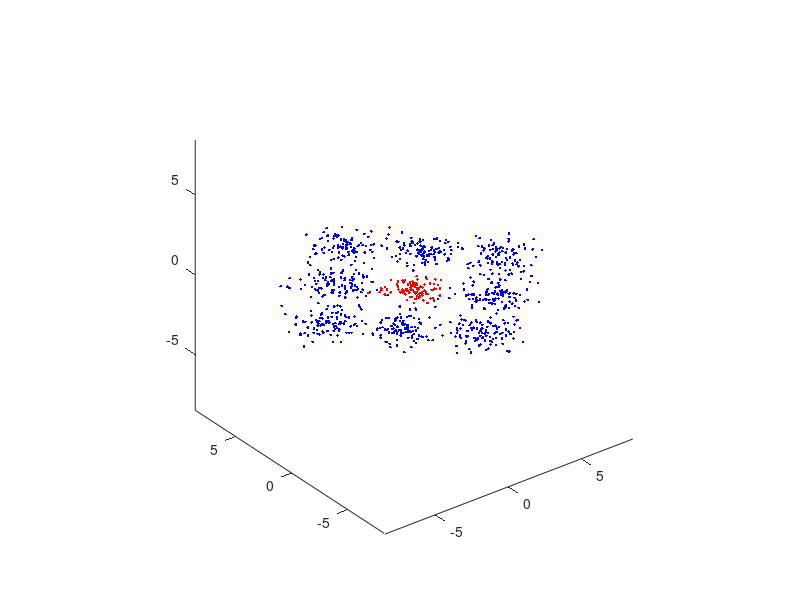

MATLAB code to generate this figure: (Note: this script raises an error after producing the figure.)
% Example 3.4.2
% "Introduction to Pattern Recognition: A MATLAB Approach"
% S. Theodoridis, A. Pikrakis, K. Koutroumbas, D. Cavouras

close('all');
clear;

% 1(a). Generate a 3x900 dimensional matrix whose columns are the data vectors
randn('seed',10);
S1=[.5 0 0; 0 .5 0; 0 0 .01];
S2=[1 0 0; 0 1 0; 0 0 .01];
a=6;
mv=[0 0 0; a 0 0; a/2 a/2 0; 0 a 0; -a/2 a/2 0;...
    -a 0 0; -a/2 -a/2 0; 0 -a 0; a/2 -a/2 0]';
N=100;

% Generate the dataset
X=[mvnrnd(mv(:,1),S1,N)];
for i=2:9
    X=[X; mvnrnd(mv(:,i),S2,N)];
end
X=X';
c=2; %No of classes
y=[ones(1,N) 2*ones(1,8*N)]; % class labels

% 1(b). Plot the data set X in the three-dimensional space
figure(1), plot3(X(1,y==1),X(2,y==1),X(3,y==1),'r.',...
    X(1,y==2),X(2,y==2),X(3,y==2),'b.')
figure(1), axis equal

% 1(c). 
% Scatter matrix computation
[Sw,Sb,Sm]=scatter_mat(X,y);

% Eigendecomposition
[V,D]=eig(inv(Sw)*Sb);

% Sort the eigenvalues in descending order and rearrange the eigenvectors accordingly
s=diag(D);
[s,ind]=sort(s,1,'descend');
V=V(:,ind);
% Select in A the eigenvectors corresponding to non-zero eigenvalues
A=V(:,1:c-1);
% Project the data set on the space spanned by the column vectors of A
Y=A'*X;

% Plot the projections of X
figure(2), plot(Y(y==1),0,'ro',Y(y==2),0,'b.')
figure(2), axis equal


% 2(a).
randn('seed',10)
S1=[.5 0 0; 0 .5 0; 0 0 .01];
S2=[1 0 0; 0 1 0; 0 0 .01];
a=6;
mv=[0 0 0; a 0 0; a/2 a/2 0; 0 a 0; -a/2 a/2 0;...
    -a 0 0; -a/2 -a/2 0; 0 -a 0; a/2 -a/2 0]';
N=100;
% Generate the dataset
X=[mvnrnd(mv(:,1),S1,N)];
for i=2:9
    X=[X; mvnrnd(mv(:,i),S2,N)];
end
X=X';
c=3; % number of classes
y=[ones(1,N) 2*ones(1,7*N) 3*ones(1,N)]; % class labels

% 2(b).
% Plot the dataset X in the three-dimensional space
figure(3), plot3(X(1,y==1),X(2,y==1),X(3,y==1),'r.',X(1,y==2),...
    X(2,y==2),X(3,y==2),'b.',X(1,y==3),X(2,y==3),X(3,y==3),'g.')
figure(3), axis equal

% 2(c).
% Scatter matrix computation
[Sw,Sb,Sm]=scatter_mat(X,y);

% Eigendecomposition
[V,D]=eig(inv(Sw)*Sb);

% Sort the eigenvalues in descending order and rearrange the eigenvectors accordingly
s=diag(D);
[s,ind]=sort(s,1,'descend');
V=V(:,ind);
% Select in A the eigenvectors corresponding to non-zero eigenvalues
A=V(:,1:c-1);
% Project the data set on the space spanned by the column vectors of A
Y=A'*X;

% Plot the projections of X
figure(4), plot(Y(1,y==1),Y(2,y==1),'ro',...
    Y(1,y==2),Y(2,y==2),'b.',Y(1,y==3),Y(2,y==3),'gx')
figure(4), axis equal
